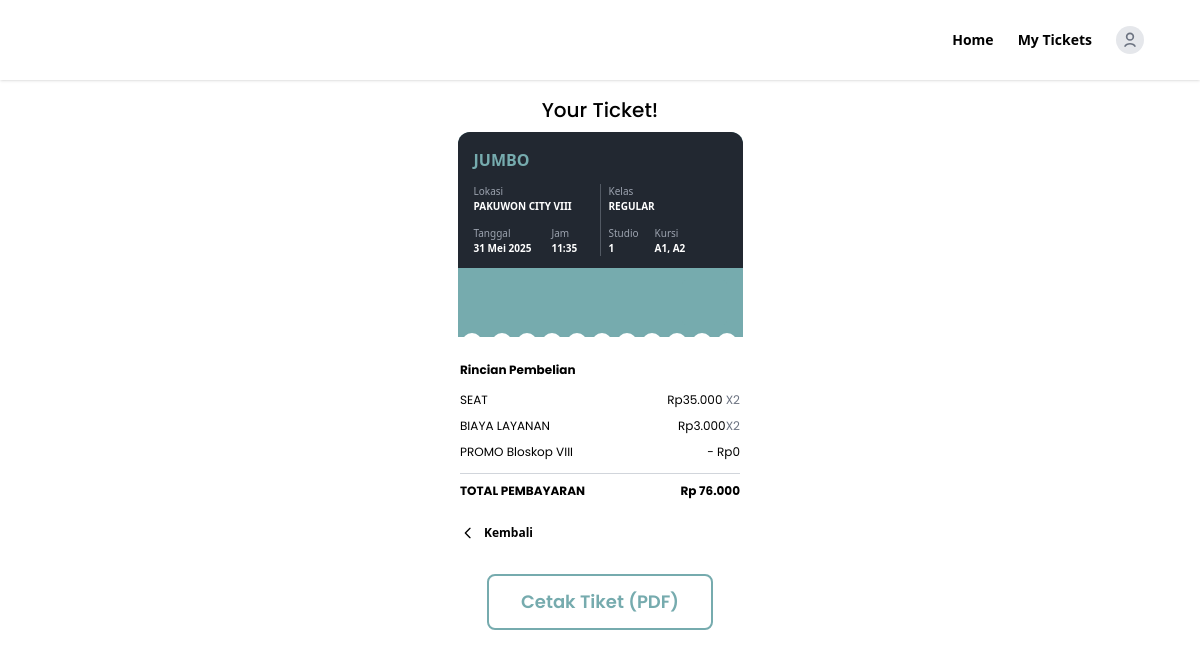
Screenshot of /dashboard/tiket/1/ with the database file from the repository.
### pesantiket/models.py (models this page shows, shortened)
class Pemesanan(models.Model):
    user = models.ForeignKey(User, on_delete=models.CASCADE)
    jadwal = models.ForeignKey(Jadwal, on_delete=models.CASCADE)
    tanggalPemesanan = models.DateField(auto_now_add=True)
    kursi = models.ManyToManyField(Kursi)
    totalHarga = models.FloatField()
    status = models.BooleanField(default=False)

class Jadwal(models.Model):
    film = models.ForeignKey(Film, on_delete=models.CASCADE)
    tanggal = models.DateField()
    jamTayang = models.TimeField()
    namaBioskop = models.CharField(max_length=20, null=True, blank=True)
    jenisStudio = models.CharField(max_length=20, null=True, blank=True)
    studio = models.CharField(max_length=10)

class Film(models.Model):
    judulFilm = models.CharField(max_length=45)
    genre = models.CharField(max_length=25)
    deskripsi = models.TextField()
    ratingUsia = models.CharField(max_length=10)
    durasi = models.IntegerField()
    poster = models.ImageField(upload_to='poster/', null=True, blank=True)

class Kursi(models.Model):
    jadwal = models.ForeignKey(Jadwal, on_delete=models.CASCADE)
    nomorKursi = models.CharField(max_length=5)
    status = models.BooleanField(default=False)
    harga = models.FloatField()

### pesantiket/views.py (the view)
# urls.py: path('tiket/<int:idPemesanan>/', views.detailTiket, name='tiketPemesanan'),
def detailTiket(request, idPemesanan):
    tiket = get_object_or_404(Pemesanan, pk=idPemesanan)
    listKursi = tiket.kursi.all()
    biayaLayanan = 3000
    jumlahKursi = listKursi.count()
    hargaKursi = listKursi[0].harga if jumlahKursi > 0 else 0
    promo = getattr(tiket, 'promo', 0) or 0
    totalHarga = (hargaKursi * jumlahKursi) + (biayaLayanan * jumlahKursi) - int(promo)
    context = {
        'tiket': tiket,
        'listKursi': listKursi,
        'hargaKursi': hargaKursi,
        'jumlahKursi': jumlahKursi,
        'biayaLayanan': biayaLayanan,
        'promo': promo,
        'totalHarga': totalHarga,
    }
    return render(request, 'tiket.html', context)

### pesantiket/templates/tiket.html (shortened to what this page needs)
{% load humanize %}
<!DOCTYPE html>
<html lang="en">
<head>
  <script src="https://cdn.tailwindcss.com"></script>
</head>
<body>
  <nav class="shadow flex items-center justify-between px-10 py-4">
    <div class="text-white text-2xl font-bold px-6 py-2 rounded-lg bg-cover bg-center"
         style="background-image: url('https://bobobox.com/blog/wp-content//uploads/elementor/thumbs/felix-mooneeram-evlkOfkQ5rE-unsplash-q5nt4xn0nbyu4okdmunzh8ohn9lgls317e7p1spbs4.jpg');">
    </div>
    <div class="flex items-center gap-6 text-sm font-semibold px-4 py-2 rounded">
        <a href="{% url 'home' %}" class="text-black hover:underline">Home</a>
        <a href="{% url 'riwayatPemesanan' %}" class="text-black hover:underline">My Tickets</a>
        <a href="{% url 'profilPengguna' %}" class="inline-flex items-center justify-center w-7 h-7 rounded-full bg-gray-200 hover:ring-2 hover:ring-blue-400 transition">
            <svg class="w-5 h-5 text-gray-500" fill="none" stroke="currentColor" stroke-width="2" viewBox="0 0 24 24">
                <circle cx="12" cy="8" r="4"/>
                <path d="M6 20c0-2.2 3.6-3.5 6-3.5s6 1.3 6 3.5"/>
            </svg>
        </a>
    </div>
</nav>
  <div class="text-center mt-4 mb-2 text-xl font-poppins font-medium">
    Your Ticket!
  </div>
  <div class="bg-[#76ABAE] w-[285px] mx-auto rounded-t-xl overflow-visible relative">
    <div class="bg-[#222831] text-[#EEEEEE] px-4 pt-4 pb-3 rounded-t-xl">
      <h2 class="mt-0 text-[#76ABAE] text-base font-semibold">{{ tiket.jadwal.film.judulFilm }}</h2>
      <div class="flex text-[10px] mt-3">
        <div class="flex-1">
          <div>
            <span class="text-gray-400">Lokasi</span><br>
            <span class="font-semibold text-white">{{ tiket.jadwal.namaBioskop }}</span>
          </div>
          <div class="flex mt-3">
            <div>
              <span class="text-gray-400">Tanggal</span><br>
              <span class="font-semibold text-white">{{ tiket.jadwal.tanggal|date:"d F Y" }}</span>
            </div>
            <div class="ml-5">
              <span class="text-gray-400">Jam</span><br>
              <span class="font-semibold text-white">{{ tiket.jadwal.jamTayang|time:"H:i" }}</span>
            </div>
          </div>
        </div>
        <div class="flex-1">
          <div>
            <span class="text-gray-400">Kelas</span><br>
            <span class="font-semibold text-white">{{ tiket.jadwal.jenisStudio }}</span>
          </div>
          <div class="mt-3 flex items-center gap-4">
          <div>
            <span class="text-gray-400">Studio</span><br>
            <span class="font-semibold text-white">{{ tiket.jadwal.studio }}</span>
          </div>
          <div>
            <span class="text-gray-400">Kursi</span><br>
            <span class="font-semibold text-white">
              {% for kursi in tiket.kursi.all %}
                {{ kursi.nomorKursi }}{% if not forloop.last %}, {% endif %}
              {% endfor %}
            </span>
           </div>
         </div>
        </div>
      </div>
    </div>
    <div class="bg-[#76ABAE] flex justify-between items-center px-4 py-3 text-[10px] relative rounded-b-xl">
      <div class="w-[45px] h-[45px] bg-[#76ABAE] flex items-center justify-center rounded">
      </div>
    </div>
  </div>
  <div class="w-[280px] mx-auto mt-6 text-[12px] font-poppins">
    <b class="block mb-2">Rincian Pembelian</b>
    <div class="flex justify-between py-1">
      <div>SEAT</div>
      <div>Rp{{ hargaKursi|floatformat:0|intcomma }} <span class="text-gray-500">X{{ jumlahKursi }}</span></div>
    </div>
    <div class="flex justify-between py-1">
      <div>BIAYA LAYANAN</div>
      <div>Rp{{ biayaLayanan|floatformat:0|intcomma }}<span class="text-gray-500">X{{ jumlahKursi }}</span></div>
    </div>
    <div class="flex justify-between py-1">
      <div>PROMO Bloskop VIII</div>
      <div>- Rp{{ promo|default:"0" }}</div>
    </div>
    <div class="flex justify-between py-2 font-bold border-t border-gray-300 mt-2">
      <div>TOTAL PEMBAYARAN</div>
      <div>Rp {{ totalHarga|floatformat:0|intcomma }}</div>
    </div>
  </div>
  <div class="w-[280px] mx-auto font-bold py-4 flex items-center text-[12px] cursor-pointer" onclick="window.history.back()">
    <svg class="w-4 h-4" fill="none" stroke="currentColor" stroke-width="2" viewBox="0 0 24 24">
      <path stroke-linecap="round" stroke-linejoin="round" d="M15 19l-7-7 7-7" />
    </svg>
    <span class="ml-2">Kembali</span>
  </div>
  <div class="w-full flex justify-center mt-4">
    <a href="{% url 'cetakTiket' tiket.id %}" target="_blank"
      class="px-8 py-3 border-2 border-[#76ABAE] text-[#76ABAE] font-semibold rounded-lg text-lg hover:bg-[#76ABAE] hover:text-white transition text-center"
      style="font-family: 'Poppins', sans-serif;">
        Cetak Tiket (PDF)
    </a>
  </div>
</body>
</html>

### rows the page displays
Pemesanan: jadwal.film.judulFilm "JUMBO", jadwal.namaBioskop "PAKUWON CITY VIII", jadwal.tanggal "31 Mei 2025", jadwal.jamTayang "11:35", jadwal.jenisStudio "REGULAR", jadwal.studio "1"
Kursi: nomorKursi "A1", harga "35.000"
Kursi: nomorKursi "A2"

### other values shown
{{ jumlahKursi }} "2"
{{ biayaLayanan|floatformat:0|intcomma }} "3.000"
{{ promo|default:"0" }} "0"
{{ totalHarga|floatformat:0|intcomma }} "76.000"
